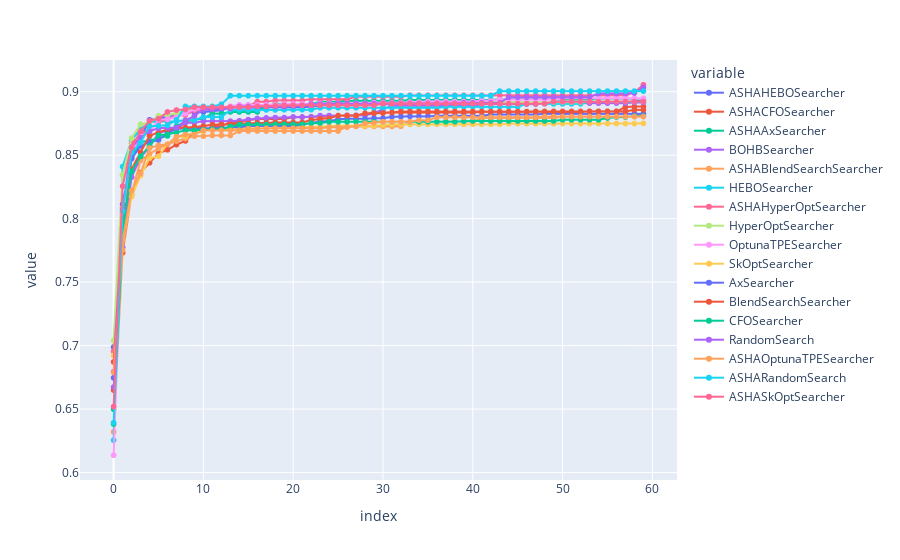

The notebook cell this image was saved under:
### Markdown cell above
### Median cumulative maximum score over time
*Each step is one minute*

### Code cell
px.line(cummax_searcher_median).update_traces(mode='lines+markers').show()
